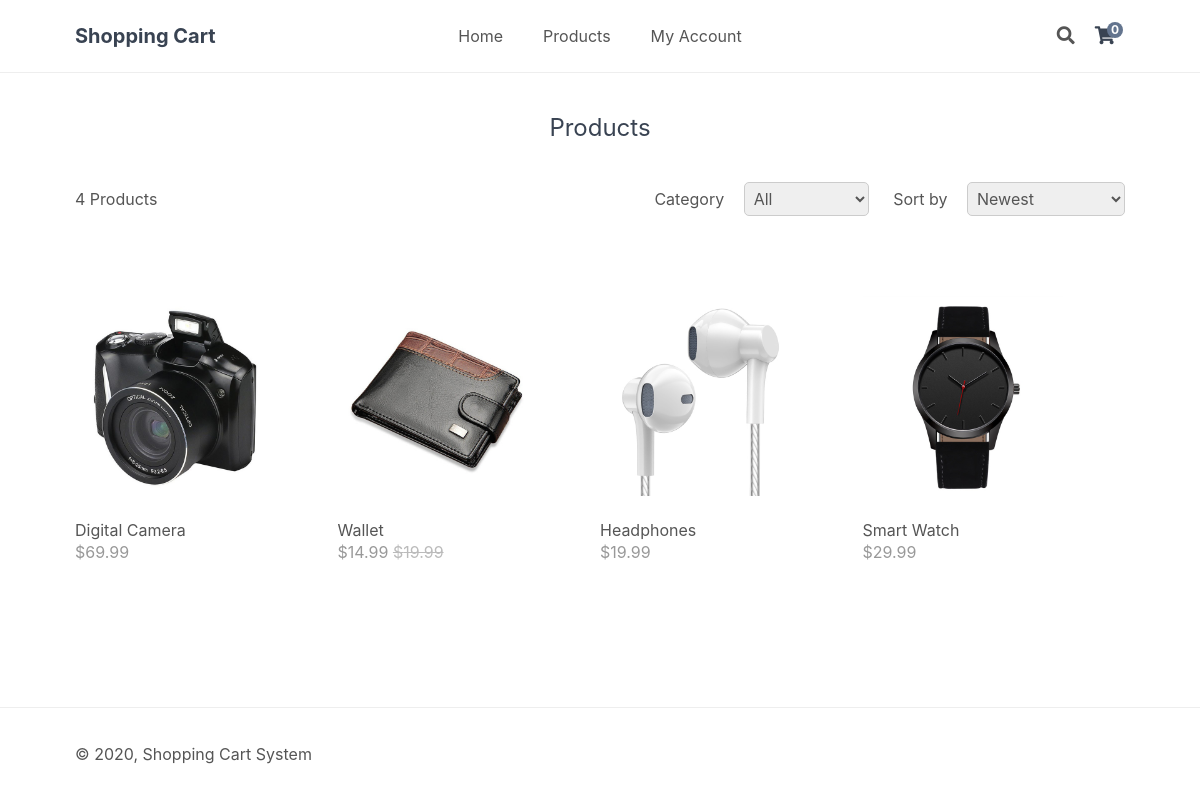
The page /index.php?page=products on the database its author committed.
### tables this page shows
CREATE TABLE IF NOT EXISTS `products` (
`id` int(11) NOT NULL,
  `name` varchar(200) NOT NULL,
  `desc` text NOT NULL,
  `price` decimal(7,2) NOT NULL,
  `rrp` decimal(7,2) NOT NULL DEFAULT '0.00',
  `quantity` int(11) NOT NULL,
  `img` text NOT NULL,
  `date_added` datetime NOT NULL DEFAULT CURRENT_TIMESTAMP
);

### index.php (called while the page is built, shortened)
<?php
include 'functions.php';
$page = isset($_GET['page']) && file_exists($_GET['page'] . '.php') ? $_GET['page'] : 'home';
include $page . '.php';
?>

### products.php (the view, shortened to what this page needs)
<?php
$stmt = $pdo->query('SELECT * FROM categories');
$stmt->execute();
$category = isset($_GET['category']) ? $_GET['category'] : 'all';
$category_sql = '';
$sort = isset($_GET['sort']) ? $_GET['sort'] : 'sort3';
$num_products_on_each_page = 8;
$current_page = isset($_GET['p']) && is_numeric($_GET['p']) ? (int)$_GET['p'] : 1;
if ($sort == 'sort1') {
    $stmt = $pdo->prepare('SELECT p.* FROM products p ' . $category_sql . ' ORDER BY p.name ASC LIMIT :page,:num_products');
} elseif ($sort == 'sort2') {
    $stmt = $pdo->prepare('SELECT p.* FROM products p ' . $category_sql . ' ORDER BY p.name DESC LIMIT :page,:num_products');
} elseif ($sort == 'sort3') {
    $stmt = $pdo->prepare('SELECT p.* FROM products p ' . $category_sql . ' ORDER BY p.date_added DESC LIMIT :page,:num_products');
} elseif ($sort == 'sort4') {
    $stmt = $pdo->prepare('SELECT p.* FROM products p ' . $category_sql . ' ORDER BY p.date_added ASC LIMIT :page,:num_products');
} else {
    $stmt = $pdo->prepare('SELECT p.* FROM products p ' . $category_sql . ' LIMIT :page,:num_products');
}
$stmt->bindValue(':page', ($current_page - 1) * $num_products_on_each_page, PDO::PARAM_INT);
$stmt->bindValue(':num_products', $num_products_on_each_page, PDO::PARAM_INT);
$stmt->execute();
$products = $stmt->fetchAll(PDO::FETCH_ASSOC);
$stmt = $pdo->prepare('SELECT COUNT(*) FROM products p ' . $category_sql);
$stmt->execute();
$total_products = $stmt->fetchColumn()
?>
<?=template_header('Products')?>
<div class="products content-wrapper">
    <h1>Products</h1>
    <div class="products-header">
        <p><?=$total_products?> Products</p>
        <form action="" method="get" class="products-form">
            <label class="category">
                Category
                <select name="category">
                    <option value="all"<?=($category == 'all' ? ' selected' : '')?>>All</option>
                </select>
            </label>
            <label class="sortby">
                Sort by
                <select name="sort">
                    <option value="sort3"<?=($sort == 'sort3' ? ' selected' : '')?>>Newest</option>
                </select>
            </label>
        </form>
    </div>
    <div class="products-wrapper">
        <?php foreach ($products as $product): ?>
        <a href="index.php?page=product&id=<?=$product['id']?>" class="product">
            <?php if (!empty($product['img']) && file_exists('imgs/' . $product['img'])): ?>
            <img src="imgs/<?=$product['img']?>" width="200" height="200" alt="<?=$product['name']?>">
            <?php endif; ?>
            <span class="name"><?=$product['name']?></span>
            <span class="price">
                <?=currency_code?><?=number_format($product['price'],2)?>
                <?php if ($product['rrp'] > 0): ?>
                <span class="rrp"><?=currency_code?><?=number_format($product['rrp'],2)?></span>
                <?php endif; ?>
            </span>
        </a>
        <?php endforeach; ?>
    </div>
    <div class="buttons">
    </div>
</div>
<?=template_footer()?>

### functions.php (shortened to what this page needs)
<?php
function template_header($title) {
$num_items_in_cart = isset($_SESSION['cart']) ? count($_SESSION['cart']) : 0;
$site_name = site_name;
$admin_link = isset($_SESSION['account_loggedin']) && $_SESSION['account_admin'] ? '<a href="admin/index.php" target="_blank">Admin</a>' : '';
$logout_link = isset($_SESSION['account_loggedin']) ? '<a title="Logout" href="index.php?page=logout"><i class="fas fa-sign-out-alt"></i></a>' : '';
echo <<<EOT
<!DOCTYPE html>
<html>
	<head>
		<meta charset="utf-8">
		<meta name="viewport" content="width=device-width,minimum-scale=1">
		<title>$title</title>
        <link rel="icon" type="image/png" href="favicon.png">
		<link href="style.css" rel="stylesheet" type="text/css">
		<link rel="stylesheet" href="https://use.fontawesome.com/releases/v5.7.1/css/all.css">
	</head>
	<body>
        <header>
            <div class="content-wrapper">
                <h1>$site_name</h1>
                <nav>
                    <a href="index.php">Home</a>
                    <a href="index.php?page=products">Products</a>
					<a href="index.php?page=myaccount">My Account</a>
                    $admin_link
                </nav>
                <div class="link-icons">
                    <div class="search">
						<i class="fas fa-search"></i>
						<input type="text" placeholder="Search...">
					</div>
                    <a href="index.php?page=cart" title="Shopping Cart">
						<i class="fas fa-shopping-cart"></i>
						<span>$num_items_in_cart</span>
					</a>
                    $logout_link
					<a class="responsive-toggle" href="#">
						<i class="fas fa-bars"></i>
					</a>
                </div>
            </div>
        </header>
        <main>
EOT;
}
function template_footer() {
$year = date('Y');
$currency_code = currency_code;
echo <<<EOT
        </main>
        <footer>
            <div class="content-wrapper">
                <p>&copy; $year, Shopping Cart System</p>
            </div>
        </footer>
        <script>
        let currency_code = "$currency_code";
        </script>
        <script src="script.js"></script>
    </body>
</html>
EOT;
}
?>

### style.css (style rules this page uses)
* { box-sizing: border-box; font-family: -apple-system, BlinkMacSystemFont, "segoe ui", roboto, oxygen, ubuntu, cantarell, "fira sans", "droid sans", "helvetica neue", Arial, sans-serif; font-size: 16px; -webkit-font-smoothing: antialiased; -moz-osx-font-smoothing: grayscale; }
html { height: 100%; }
body { position: relative; min-height: 100%; color: #555555; background-color: #FFFFFF; margin: 0; padding-bottom: 100px; }
h1, h2, h3, h4, h5 { color: #394352; }
.content-wrapper { width: 1050px; margin: 0 auto; }
header { position: relative; border-bottom: 1px solid #EEEEEE; }
header .content-wrapper { display: flex; }
header h1 { display: flex; flex-grow: 1; flex-basis: 0; font-size: 20px; margin: 0; padding: 24px 0; }
header nav { display: flex; flex-grow: 1; flex-basis: 0; justify-content: center; align-items: center; }
header nav a { white-space: nowrap; text-decoration: none; color: #555555; padding: 10px 10px; margin: 0 10px; }
header .link-icons { display: flex; flex-grow: 1; flex-basis: 0; justify-content: flex-end; align-items: center; position: relative; }
header .link-icons .search i { font-size: 18px; padding: 0 10px; cursor: pointer; }
header .link-icons a { position: relative; text-decoration: none; color: #394352; padding: 0 10px; }
header .link-icons a i { font-size: 18px; }
header .link-icons a span { display: inline-block; text-align: center; background-color: #63748e; border-radius: 50%; color: #FFFFFF; font-size: 12px; line-height: 16px; width: 16px; height: 16px; font-weight: bold; position: absolute; top: -4px; right: 2px; }
main .recentlyadded .products, main .products .products-wrapper { display: flex; flex-wrap: wrap; align-items: center; padding: 40px 0 0 0; }
main .recentlyadded .products .product, main .products .products-wrapper .product { display: block; overflow: hidden; text-decoration: none; width: 25%; padding-bottom: 60px; }
main .recentlyadded .products .product img, main .products .products-wrapper .product img { transform: scale(1); transition: transform 1s; }
main .recentlyadded .products .product .name, main .products .products-wrapper .product .name { display: block; color: #555555; padding: 20px 0 2px 0; }
main .recentlyadded .products .product .price, main .products .products-wrapper .product .price { display: block; color: #999999; }
main .recentlyadded .products .product .rrp, main .products .products-wrapper .product .rrp { color: #BBBBBB; text-decoration: line-through; }
main > .products h1 { display: block; font-weight: normal; margin: 0; padding: 40px 0; font-size: 24px; text-align: center; width: 100%; }
main > .products .products-header { display: flex; justify-content: space-between; align-items: center; padding-bottom: 40px; }
main > .products .products-header p { margin: 0; }
main > .products .products-header label { padding-left: 20px; }
main > .products .products-header select { padding: 5px; margin-left: 15px; border: 1px solid #ccc; color: #555555; border-radius: 5px; }
main > .products .buttons { text-align: right; padding-bottom: 40px; }
footer { position: absolute; bottom: 0; border-top: 1px solid #EEEEEE; padding: 20px 0; width: 100%; }

### rows shown on the page
products: img (picture), name "Digital Camera", price "69.99"
products: img (picture), name "Wallet", price "14.99", rrp "19.99"
products: img (picture), name "Headphones", price "19.99"
products: img (picture), name "Smart Watch", price "29.99"

### other values the page prints
$site_name "Shopping Cart"
$num_items_in_cart "0"
$total_products "4"
